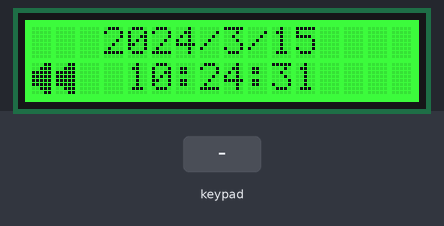
The sketch below on a simulated Arduino Uno, built with avr-gcc and run on an emulated ATmega328P. Parts: 16×2 character LCD. The test bench sets the inputs (shaded band). The local clock reads 2024-03-15 10:24:30 at power-on unless the sketch sets it.

Above: at 1.2 s.
1.3 s: key 'L' pressed
At 2.6 s:
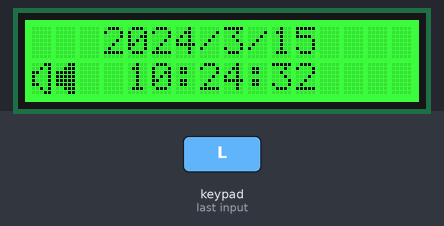
4.3 s: key 'R' pressed
At 5.8 s:
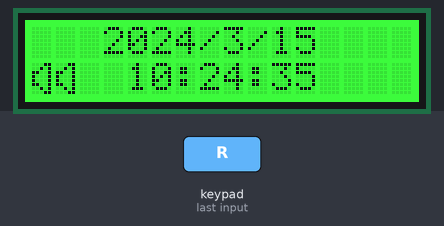
7.3 s: key 'S' pressed
At 8.6 s:
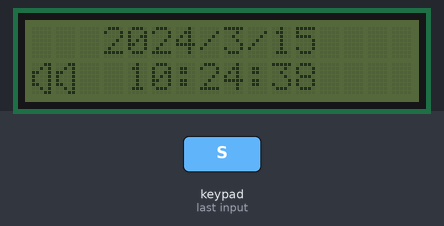
10.3 s: key 'L' pressed
At 11.7 s:
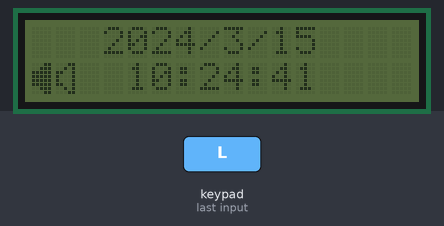
13.3 s: key 'R' pressed
At 14.5 s:
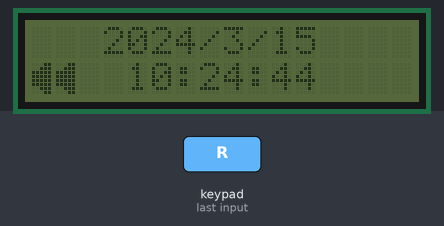
16.3 s: key 'L' pressed
At 17.7 s:
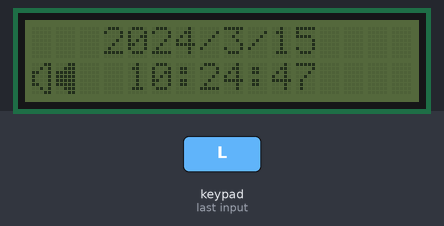
Timing chart, 0 to 19.3 s (numbered marks = the images above; inputs shaded):
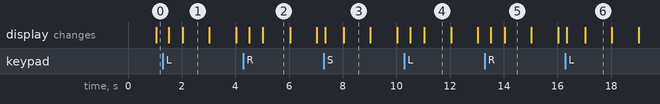

The sketch:

ArduinoAuioScheduler.ino
```cpp
/*********************

Example code for the Adafruit RGB Character LCD Shield and Library

This code displays text on the shield, and also reads the buttons on the keypad.
When a button is pressed, the backlight changes color.

**********************/

// include the library code:
#include <Wire.h>
#include <Adafruit_MCP23017.h>
#include <Adafruit_RGBLCDShield.h>
#include <RTClib.h>

// The shield uses the I2C SCL and SDA pins. On classic Arduinos
// this is Analog 4 and 5 so you can't use those for analogRead() anymore
// However, you can connect other I2C sensors to the I2C bus and share
// the I2C bus.
Adafruit_RGBLCDShield lcd = Adafruit_RGBLCDShield();

RTC_DS1307 RTC;

// These #defines make it easy to set the backlight color
#define OFF 0x0
#define RED 0x1
#define YELLOW 0x3
#define GREEN 0x2
#define TEAL 0x6
#define BLUE 0x4
#define VIOLET 0x5
#define WHITE 0x7

boolean backlighton;
boolean speaker1;
boolean speaker2;

// LCD icons built at http://mikeyancey.com/hamcalc/lcd_characters.php
// Speaker icon
byte speakerOnChar[8] = {
        B00011,
        B00111,
        B11111,
        B11111,
        B11111,
        B11111,
        B00111,
        B00011
};

byte speakerOffChar[8] = {
        B00011,
        B00101,
        B11001,
        B10001,
        B10001,
        B11001,
        B00101,
        B00011
};

void setup() {
  // Debugging output
  Serial.begin(9600);
  // set up the LCD's number of rows and columns:
  lcd.begin(16, 2);

  // Start the RTC
  RTC.begin();
  if (! RTC.isrunning()) {
    lcd.setCursor(0, 0);
    lcd.println("RTC is NOT running!");

    // following line sets the RTC to the date & time this sketch was compiled
    RTC.adjust(DateTime(__DATE__, __TIME__));
  }

  // Speaker Chars
  lcd.createChar(0, speakerOnChar);
  lcd.createChar(1, speakerOffChar);

  lcd.setBacklight(GREEN);
  backlighton = true;

  // Turn on the speakers
  speaker1 = true;
  speaker2 = true;
}

uint8_t i=0;
void loop() {
  // Grab the current time
  DateTime now = RTC.now();

  // First row
  lcd.setCursor(3, 0);

  lcd.print(now.year(), DEC);
  lcd.print('/');
  lcd.print(now.month(), DEC);
  lcd.print('/');
  lcd.print(now.day(), DEC);

  lcd.setCursor(4, 1);
  lcd.print(now.hour(), DEC);
  lcd.print(':');
  lcd.print(now.minute(), DEC);
  lcd.print(':');
  lcd.print(now.second(), DEC);

  // set the cursor to column 0, line 1
  // (note: line 1 is the second row, since counting begins with 0):
  lcd.setCursor(0, 1);

  // Output the speaker status
  // set the cursor to column 0, line 1
  lcd.setCursor(0, 1);
  if (speaker1) {
    lcd.write(0);
  }
  else {
    lcd.write(1);
  }
  if (speaker2) {
    lcd.write(0);
  }
  else {
    lcd.write(1);
  }

  uint8_t buttons = lcd.readButtons();

  if (buttons) {
    if (buttons & BUTTON_LEFT) {
      if (speaker1) {
        speaker1 = false;
      }
      else {
        speaker1 = true;
      }
    }

    if (buttons & BUTTON_RIGHT) {
      if (speaker2) {
        speaker2 = false;
      }
      else {
        speaker2 = true;
      }
    }

    if (buttons & BUTTON_SELECT) {
      if (backlighton) {
        lcd.setBacklight(OFF);
        backlighton = false;
      }
      else {
        lcd.setBacklight(GREEN);
        backlighton = true;
      }
    }
  }
}
```

Measured:
- after the input at 1.3 s, the display: first changes after 0.23 s (image 1 shows a later state)
- after the input at 4.3 s, the display: first changes after 0.22 s (image 2 shows a later state)
- after the input at 7.3 s, the display: first changes after 0.05 s (image 3 shows a later state)
- after the input at 10.3 s, the display: first changes after 0.22 s (image 4 shows a later state)
- after the input at 13.3 s, the display: first changes after 0.21 s (image 5 shows a later state)
- after the input at 16.3 s, the display: first changes at once (image 6 shows a later state)
- what the display in image 1 shows lasts 1.0 s, from 2.0 s to 3.0 s
